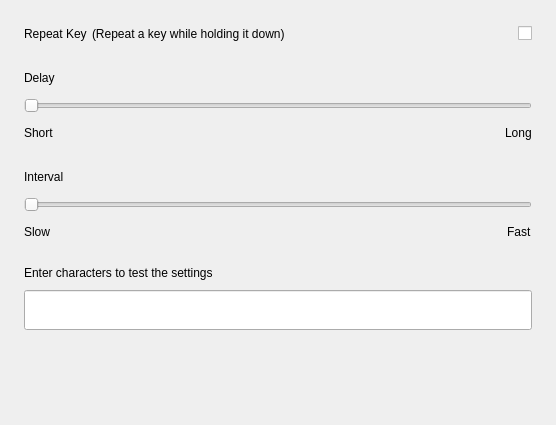
<?xml version="1.0" encoding="UTF-8"?>
<ui version="4.0">
 <class>GeneralPage</class>
 <widget class="QWidget" name="GeneralPage">
  <property name="geometry">
   <rect>
    <x>0</x>
    <y>0</y>
    <width>556</width>
    <height>425</height>
   </rect>
  </property>
  <property name="windowTitle">
   <string>Form</string>
  </property>
  <layout class="QVBoxLayout" name="verticalLayout_4">
   <property name="spacing">
    <number>24</number>
   </property>
   <property name="leftMargin">
    <number>24</number>
   </property>
   <property name="topMargin">
    <number>24</number>
   </property>
   <property name="rightMargin">
    <number>24</number>
   </property>
   <property name="bottomMargin">
    <number>40</number>
   </property>
   <item>
    <layout class="QHBoxLayout" name="horizontalLayout_2">
     <property name="spacing">
      <number>5</number>
     </property>
     <item>
      <widget class="QLabel" name="label_repeat">
       <property name="text">
        <string>Repeat Key</string>
       </property>
      </widget>
     </item>
     <item>
      <widget class="QLabel" name="label_tips">
       <property name="text">
        <string>(Repeat a key while holding it down)</string>
       </property>
      </widget>
     </item>
     <item>
      <spacer name="horizontalSpacer">
       <property name="orientation">
        <enum>Qt::Horizontal</enum>
       </property>
       <property name="sizeHint" stdset="0">
        <size>
         <width>40</width>
         <height>20</height>
        </size>
       </property>
      </spacer>
     </item>
     <item>
      <widget class="KiranSwitchButton" name="checkBox">
       <property name="text">
        <string/>
       </property>
      </widget>
     </item>
    </layout>
   </item>
   <item>
    <layout class="QVBoxLayout" name="verticalLayout">
     <property name="spacing">
      <number>10</number>
     </property>
     <item>
      <layout class="QHBoxLayout" name="horizontalLayout_3">
       <item>
        <widget class="QLabel" name="label_delay">
         <property name="text">
          <string>Delay</string>
         </property>
        </widget>
       </item>
       <item>
        <spacer name="horizontalSpacer_2">
         <property name="orientation">
          <enum>Qt::Horizontal</enum>
         </property>
         <property name="sizeHint" stdset="0">
          <size>
           <width>40</width>
           <height>20</height>
          </size>
         </property>
        </spacer>
       </item>
      </layout>
     </item>
     <item>
      <widget class="QSlider" name="hslider_delay">
       <property name="minimum">
        <number>100</number>
       </property>
       <property name="maximum">
        <number>2000</number>
       </property>
       <property name="singleStep">
        <number>10</number>
       </property>
       <property name="orientation">
        <enum>Qt::Horizontal</enum>
       </property>
      </widget>
     </item>
     <item>
      <layout class="QHBoxLayout" name="horizontalLayout">
       <property name="spacing">
        <number>0</number>
       </property>
       <item>
        <widget class="QLabel" name="label_2">
         <property name="text">
          <string>Short</string>
         </property>
        </widget>
       </item>
       <item>
        <spacer name="horizontalSpacer_4">
         <property name="orientation">
          <enum>Qt::Horizontal</enum>
         </property>
         <property name="sizeHint" stdset="0">
          <size>
           <width>40</width>
           <height>20</height>
          </size>
         </property>
        </spacer>
       </item>
       <item>
        <widget class="QLabel" name="label">
         <property name="text">
          <string>Long</string>
         </property>
        </widget>
       </item>
      </layout>
     </item>
    </layout>
   </item>
   <item>
    <layout class="QVBoxLayout" name="verticalLayout_2">
     <property name="spacing">
      <number>10</number>
     </property>
     <item>
      <layout class="QHBoxLayout" name="horizontalLayout_4">
       <item>
        <widget class="QLabel" name="label_interval">
         <property name="text">
          <string>Interval</string>
         </property>
        </widget>
       </item>
       <item>
        <spacer name="horizontalSpacer_3">
         <property name="orientation">
          <enum>Qt::Horizontal</enum>
         </property>
         <property name="sizeHint" stdset="0">
          <size>
           <width>40</width>
           <height>20</height>
          </size>
         </property>
        </spacer>
       </item>
      </layout>
     </item>
     <item>
      <widget class="QSlider" name="hslider_interval">
       <property name="minimum">
        <number>0</number>
       </property>
       <property name="maximum">
        <number>260</number>
       </property>
       <property name="singleStep">
        <number>10</number>
       </property>
       <property name="pageStep">
        <number>20</number>
       </property>
       <property name="orientation">
        <enum>Qt::Horizontal</enum>
       </property>
      </widget>
     </item>
     <item>
      <layout class="QHBoxLayout" name="horizontalLayout_5">
       <property name="spacing">
        <number>0</number>
       </property>
       <item>
        <widget class="QLabel" name="label_4">
         <property name="text">
          <string>Slow</string>
         </property>
        </widget>
       </item>
       <item>
        <spacer name="horizontalSpacer_5">
         <property name="orientation">
          <enum>Qt::Horizontal</enum>
         </property>
         <property name="sizeHint" stdset="0">
          <size>
           <width>40</width>
           <height>20</height>
          </size>
         </property>
        </spacer>
       </item>
       <item>
        <widget class="QLabel" name="label_3">
         <property name="text">
          <string>Fast</string>
         </property>
        </widget>
       </item>
      </layout>
     </item>
    </layout>
   </item>
   <item>
    <layout class="QVBoxLayout" name="verticalLayout_3">
     <property name="spacing">
      <number>10</number>
     </property>
     <item>
      <widget class="QLabel" name="label_6">
       <property name="text">
        <string>Enter characters to test the settings</string>
       </property>
      </widget>
     </item>
     <item>
      <widget class="QLineEdit" name="lineEdit_key">
       <property name="minimumSize">
        <size>
         <width>0</width>
         <height>40</height>
        </size>
       </property>
       <property name="maximumSize">
        <size>
         <width>16777215</width>
         <height>40</height>
        </size>
       </property>
      </widget>
     </item>
    </layout>
   </item>
   <item>
    <spacer name="verticalSpacer">
     <property name="orientation">
      <enum>Qt::Vertical</enum>
     </property>
     <property name="sizeHint" stdset="0">
      <size>
       <width>20</width>
       <height>82</height>
      </size>
     </property>
    </spacer>
   </item>
  </layout>
 </widget>
 <customwidgets>
  <customwidget>
   <class>KiranSwitchButton</class>
   <extends>QCheckBox</extends>
   <header>kiranwidgets-qt5/kiran-switch-button.h</header>
  </customwidget>
 </customwidgets>
 <resources/>
 <connections/>
</ui>
